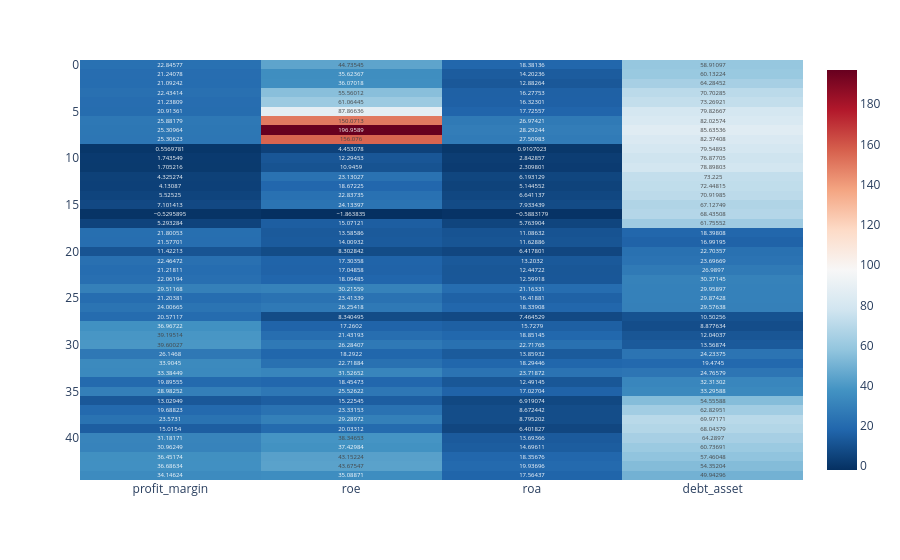

Source (notebook cell):
### Markdown cell above
# Step 12: Visualization 5 - Financial Metrics Correlation Heatmap

### Code cell
# Plot 5: Correlation Heatmap
corr = df[['profit_margin','roe','roa','debt_asset']]
fig = px.imshow(corr, text_auto=True, color_continuous_scale='RdBu_r')
fig.show()

### Figure 1 — Plotly figure (JSON) as saved in the notebook; plotly's stock layout.template omitted (floating-point values rounded to 4 significant figures; data arrays with more than 128 entries replaced by an {"elided": "..."} marker saying what was removed)
{"data": [{"coloraxis": "coloraxis", "hovertemplate": "x: %{x}<br>y: %{y}<br>color: %{z}<extra></extra>", "name": "0", "texttemplate": "%{z}", "type": "heatmap", "x": ["profit_margin", "roe", "roa", "debt_asset"], "xaxis": "x", "y": [0, 1, 2, 3, 4, 5, 6, 7, 8, 9, 10, 11, 12, 13, 14, 15, 16, 17, 18, 19, 20, 21, 22, 23, 24, 25, 26, 27, 28, 29, 30, 31, 32, 33, 34, 35, 36, 37, 38, 39, 40, 41, 42, 43, 44], "yaxis": "y", "z": {"elided": "45x4 float values"}}], "layout": {"coloraxis": {"colorscale": [[0, "rgb(5,48,97)"], [0.1, "rgb(33,102,172)"], [0.2, "rgb(67,147,195)"], [0.3, "rgb(146,197,222)"], [0.4, "rgb(209,229,240)"], [0.5, "rgb(247,247,247)"], [0.6, "rgb(253,219,199)"], [0.7, "rgb(244,165,130)"], [0.8, "rgb(214,96,77)"], [0.9, "rgb(178,24,43)"], [1, "rgb(103,0,31)"]]}, "margin": {"t": 60}, "xaxis": {"anchor": "y", "constrain": "domain", "domain": [0, 1], "scaleanchor": "y"}, "yaxis": {"anchor": "x", "autorange": "reversed", "constrain": "domain", "domain": [0, 1]}}}
